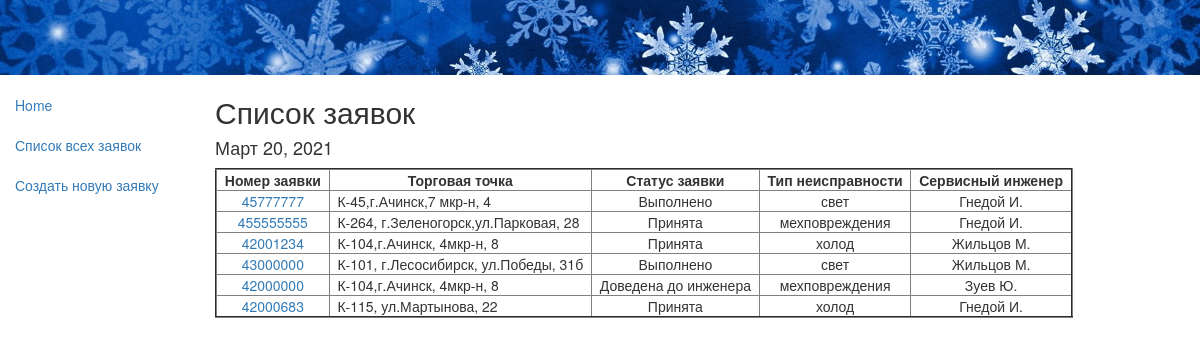
The page /app/recs/ on the database as committed earlier.
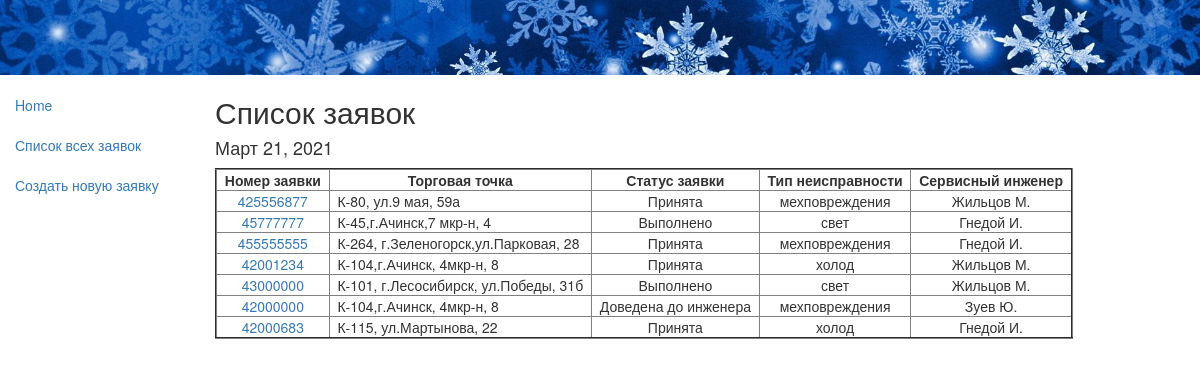
The same page on the database as committed later.
### app/models.py (models this page shows, shortened)
class Rec(models.Model):
    status = models.ForeignKey(Status, null=True, on_delete=models.SET_NULL, help_text="Состояние заявки")
    rec_date = models.DateField(auto_now_add=True)
    rec_time = models.TimeField(auto_now_add=True)
    staff = models.ForeignKey(Staff, null=True, on_delete=models.SET_NULL, help_text="Диспетчер")
    customer = models.CharField(max_length=64, help_text="ФИО инициатора заявки")
    rec_num = models.CharField(max_length=12, help_text="Номер заявки")
    store = models.ForeignKey(Store, null=True, on_delete=models.SET_NULL, help_text="Торговая точка, адрес")
    description = models.TextField(max_length=1000, help_text="Содержание заявки")
    trouble = models.ForeignKey(Trouble, null=True, on_delete=models.SET_NULL, help_text="Категория неисправности")
    tech = models.ForeignKey(Tech, on_delete=models.SET_NULL, null=True, blank=True, help_text="Сервисный инженер")
    sign = models.DateTimeField(null=True, blank=True, help_text="Дата и время передачи заявки инженеру")
    visit = models.DateField(null=True, blank=True, help_text="Дата визита инженера")
    result = models.TextField(null=True, blank=True, max_length=1000, help_text="Результат выезда")
    form = models.TextField(null=True, blank=True, max_length=10, help_text="Номер заказа-наряда")
    class Meta:
        ordering = ['-id'] # итерация по заявкам в rec-list.html в обратном порядке
    def get_absolute_url(self):
        return reverse('rec-detail', args=[str(self.id)])

class Store(models.Model):
    name = models.CharField(max_length=96, help_text="Торговая точка, адрес")
    def __str__(self):
        return self.name

class Status(models.Model):
    name = models.CharField(max_length=32, help_text="Состояние заявки")
    def __str__(self):
        return self.name

class Trouble(models.Model):
    name = models.CharField(max_length=32, help_text="Категория неисправности")
    def __str__(self):
        return self.name

class Tech(models.Model):
    name = models.CharField(max_length=64, help_text="Сервисный инженер")
    def __str__(self):
        return self.name

### app/views.py (the view)
class RecListView(generic.ListView):
    model = Rec

### app/templates/app/rec_list.html
{% extends "base_generic.html" %}
{% block content %}
    <h2>Список заявок</h2>
    {% if rec_list %}
    <table border="2">
       <tr>
           <td align="center" > <strong> &nbsp; Номер заявки &nbsp; </strong> </td>
           <td align="center" > <strong> &nbsp; Торговая точка &nbsp; </strong> </td>
           <td align="center" > <strong> &nbsp; Статус заявки &nbsp; </strong> </td>
           <td align="center" > <strong> &nbsp; Тип неисправности &nbsp; </strong> </td>
           <td align="center" > <strong> &nbsp; Сервисный инженер &nbsp; </strong> </td>
       </tr>
      {% for rec in rec_list %}
        {% if forloop.first %}
        <h4>{{ rec.rec_date }}</h4>
        {% endif %}
          <tr>
              <td align="center" > <a href="{{ rec.get_absolute_url }}">{{ rec.rec_num}} </a> </td>
              <td> &nbsp; {{ rec.store}} &nbsp; </td>
              <td align="center" > &nbsp; {{ rec.status}} &nbsp; </td>
              <td align="center" > &nbsp; {{ rec.trouble}} &nbsp; </td>
              <td align="center" > &nbsp; {{ rec.tech}} &nbsp; </td>
          </tr>
      {% endfor %}
    </table>
    {% else %}
      <p>Заявок пока нетути</p>
    {% endif %}
{% endblock %}

### app/templates/base_generic.html (shortened to what this page needs)
<!DOCTYPE html>
<html lang="en">
<head>
  <link rel="stylesheet" href="https://maxcdn.bootstrapcdn.com/bootstrap/3.3.7/css/bootstrap.min.css">
  {% load static %}
  <link rel="stylesheet" href="{% static 'css/styles.css' %}">
  <img src="{% static 'images/snow.jpg' %}" alt="Snow" style="width:100%;"/>
</head>
<body>
  <div class="container-fluid">
    <div class="row">
      <div class="col-sm-2">
      {% block sidebar %}
      <ul class="sidebar-nav">
          <li><a href="{% url 'index' %}">Home</a></li> <br/>
          <li><a href="{% url 'recs' %}">Список всех заявок</a></li> <br/>
          <li><a href="">Создать новую заявку</a></li> <br/>
      </ul>
     {% endblock %}
      </div>
      <div class="col-sm-10 ">
      {% block content %}{% endblock %}
      </div>
    </div>
  </div>
</body>
</html>

### app/static/css/styles.css (style rules this page uses)
.sidebar-nav { margin-top: 20px; padding: 0; list-style: none; }

Rows that differ between the two databases and show on the page:
added Rec: rec_date "Март 21, 2021", rec_num "425556877", store "К-80, ул.9 мая, 59а", status "Принята", trouble "мехповреждения", tech "Жильцов М."
shown differently, row unchanged: Rec "К-45,г.Ачинск,7 мкр-н, 4": rec_date "Март 20, 2021" → (not shown)
